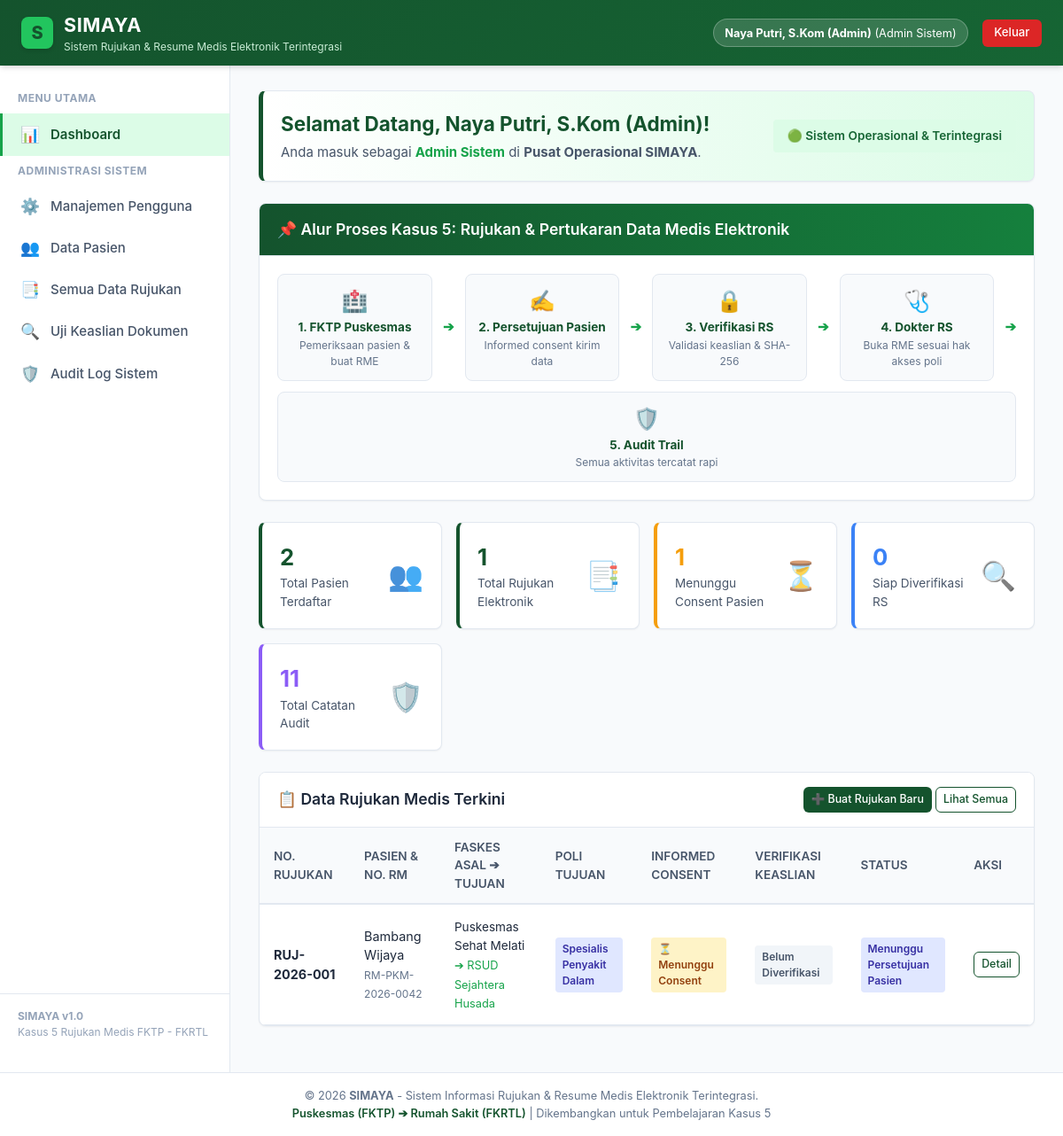
The page /api/dashboard.php (signed in) on the database its author committed.
### tables this page shows
CREATE TABLE rujukan (
        id INTEGER PRIMARY KEY AUTOINCREMENT,
        no_rujukan TEXT UNIQUE NOT NULL,
        pasien_id INTEGER NOT NULL,
        faskes_asal TEXT NOT NULL,
        faskes_tujuan TEXT NOT NULL,
        poli_tujuan TEXT NOT NULL,
        dokter_pengirim_id INTEGER NOT NULL,
        dokter_penerima_id INTEGER NULL,
        tgl_rujukan DATETIME DEFAULT CURRENT_TIMESTAMP,
        alasan_rujukan TEXT NOT NULL,
        
        -- Bagian Resume Medis Elektronik (RME)
        keluhan_utama TEXT NOT NULL,
        riwayat_penyakit TEXT NOT NULL,
        tanda_vital TEXT NOT NULL, -- Tekanan Darah, Nadi, Suhu, RR
        diagnosis_primer TEXT NOT NULL, -- Kode ICD-10 & Nama
        diagnosis_sekunder TEXT DEFAULT '-',
        tindakan_terapi TEXT NOT NULL,
        obat_diberikan TEXT NOT NULL,
        hasil_penunjang TEXT DEFAULT '-',
        
        -- Keamanan, Persetujuan (Consent), & Verifikasi Keaslian
        digital_hash TEXT NOT NULL, -- Hash SHA-256 integritas data RME
        status_consent TEXT DEFAULT 'Menunggu Persetujuan', -- Menunggu Persetujuan, Disetujui, Ditolak
        tgl_consent DATETIME NULL,
        catatan_consent TEXT NULL,
        
        status_verifikasi TEXT DEFAULT 'Belum Diverifikasi', -- Belum Diverifikasi, Asli & Terverifikasi, Tidak Valid
        tgl_verifikasi DATETIME NULL,
        petugas_verifikasi TEXT NULL,
        
        status_rujukan TEXT DEFAULT 'Menunggu Persetujuan Pasien', -- Menunggu Persetujuan Pasien, Terkirim ke RS, Terverifikasi RS, Selesai Diperiksa
        catatan_dokter_rs TEXT NULL,
        
        FOREIGN KEY (pasien_id) REFERENCES pasien(id),
        FOREIGN KEY (dokter_pengirim_id) REFERENCES users(id),
        FOREIGN KEY (dokter_penerima_id) REFERENCES users(id)
    );

CREATE TABLE pasien (
        id INTEGER PRIMARY KEY AUTOINCREMENT,
        user_id INTEGER NULL,
        no_rm TEXT UNIQUE NOT NULL,
        nik TEXT UNIQUE NOT NULL,
        nama_pasien TEXT NOT NULL,
        tgl_lahir DATE NOT NULL,
        jenis_kelamin TEXT NOT NULL, -- L / P
        alamat TEXT NOT NULL,
        no_hp TEXT NOT NULL,
        golongan_darah TEXT DEFAULT '-',
        alergi TEXT DEFAULT 'Tidak Ada',
        created_at DATETIME DEFAULT CURRENT_TIMESTAMP,
        FOREIGN KEY (user_id) REFERENCES users(id)
    );

### api/config/auth.php (called while the page is built, shortened)
<?php
function getRoleName($role)
{
    $roles = [
        'admin' => 'Admin Sistem',
        'petugas_rm' => 'Petugas Rekam Medis (RM)',
        'dokter_pengirim' => 'Dokter Pengirim (FKTP / Puskesmas)',
        'dokter_penerima' => 'Dokter Penerima (FKRTL / RS)',
        'pasien' => 'Pasien Rujukan',
        'security' => 'Petugas Keamanan Sistem (Auditor)'
    ];
    return $roles[$role] ?? ucfirst($role);
}

### api/dashboard.php (the view, shortened to what this page needs)
<?php
$pdo = require_once __DIR__ . '/config/database.php';
require_once __DIR__ . '/config/auth.php';
$total_pasien = $pdo->query("SELECT COUNT(*) FROM pasien")->fetchColumn();
$total_rujukan = $pdo->query("SELECT COUNT(*) FROM rujukan")->fetchColumn();
$rujukan_menunggu_consent = $pdo->query("SELECT COUNT(*) FROM rujukan WHERE status_consent = 'Menunggu Persetujuan'")->fetchColumn();
$rujukan_menunggu_verifikasi = $pdo->query("SELECT COUNT(*) FROM rujukan WHERE status_consent = 'Disetujui' AND status_verifikasi = 'Belum Diverifikasi'")->fetchColumn();
$total_audit = $pdo->query("SELECT COUNT(*) FROM audit_logs")->fetchColumn();
$stmtLatest = $pdo->prepare("
    SELECT r.*, p.nama_pasien, p.no_rm
    FROM rujukan r
    JOIN pasien p ON r.pasien_id = p.id
    ORDER BY r.id DESC
    LIMIT 5
");
$stmtLatest->execute();
$latest_rujukan = $stmtLatest->fetchAll();
include __DIR__ . '/includes/header.php';
?>
<div class="card" style="border-left: 5px solid var(--hijau-tua); background: linear-gradient(to right, #FFFFFF, var(--hijau-pastel));">
    <div class="card-body" style="display: flex; justify-content: space-between; align-items: center; flex-wrap: wrap; gap: 1rem;">
        <div>
            <h2 style="color: var(--hijau-tua); margin-bottom: 0.25rem;">Selamat Datang, <?= htmlspecialchars($user['nama_lengkap']) ?>!</h2>
            <p style="color: var(--abu-text); margin: 0;">
                Anda masuk sebagai <strong style="color: var(--hijau-sedang);"><?= htmlspecialchars(getRoleName($role)) ?></strong>
                di <strong><?= htmlspecialchars($user['faskes_asal']) ?></strong>.
            </p>
        </div>
        <div>
            <span class="badge badge-success" style="padding: 0.5rem 1rem; font-size: 0.85rem;">
                🟢 Sistem Operasional & Terintegrasi
            </span>
        </div>
    </div>
</div>
<div class="card">
    <div class="card-header header-green">
        <h3 class="card-title">📌 Alur Proses Kasus 5: Rujukan & Pertukaran Data Medis Elektronik</h3>
    </div>
    <div class="card-body">
        <div style="display: flex; flex-wrap: wrap; justify-content: space-between; align-items: center; gap: 0.75rem; text-align: center;">
            <div style="flex: 1; min-width: 140px; background: #F8FAFC; border: 1px solid var(--abu-border); padding: 0.75rem; border-radius: 8px;">
                <div style="font-size: 1.5rem;">🏥</div>
                <strong style="font-size: 0.85rem; color: var(--hijau-tua);">1. FKTP Puskesmas</strong>
                <p style="font-size: 0.75rem; color: #64748B; margin: 0;">Pemeriksaan pasien & buat RME</p>
            </div>
            <div style="font-weight: bold; color: var(--hijau-sedang);">➔</div>
            <div style="flex: 1; min-width: 140px; background: #F8FAFC; border: 1px solid var(--abu-border); padding: 0.75rem; border-radius: 8px;">
                <div style="font-size: 1.5rem;">✍️</div>
                <strong style="font-size: 0.85rem; color: var(--hijau-tua);">2. Persetujuan Pasien</strong>
                <p style="font-size: 0.75rem; color: #64748B; margin: 0;">Informed consent kirim data</p>
            </div>
            <div style="font-weight: bold; color: var(--hijau-sedang);">➔</div>
            <div style="flex: 1; min-width: 140px; background: #F8FAFC; border: 1px solid var(--abu-border); padding: 0.75rem; border-radius: 8px;">
                <div style="font-size: 1.5rem;">🔒</div>
                <strong style="font-size: 0.85rem; color: var(--hijau-tua);">3. Verifikasi RS</strong>
                <p style="font-size: 0.75rem; color: #64748B; margin: 0;">Validasi keaslian & SHA-256</p>
            </div>
            <div style="font-weight: bold; color: var(--hijau-sedang);">➔</div>
            <div style="flex: 1; min-width: 140px; background: #F8FAFC; border: 1px solid var(--abu-border); padding: 0.75rem; border-radius: 8px;">
                <div style="font-size: 1.5rem;">🩺</div>
                <strong style="font-size: 0.85rem; color: var(--hijau-tua);">4. Dokter RS</strong>
                <p style="font-size: 0.75rem; color: #64748B; margin: 0;">Buka RME sesuai hak akses poli</p>
            </div>
            <div style="font-weight: bold; color: var(--hijau-sedang);">➔</div>
            <div style="flex: 1; min-width: 140px; background: #F8FAFC; border: 1px solid var(--abu-border); padding: 0.75rem; border-radius: 8px;">
                <div style="font-size: 1.5rem;">🛡️</div>
                <strong style="font-size: 0.85rem; color: var(--hijau-tua);">5. Audit Trail</strong>
                <p style="font-size: 0.75rem; color: #64748B; margin: 0;">Semua aktivitas tercatat rapi</p>
            </div>
        </div>
    </div>
</div>
<div class="stats-grid">
    <div class="stat-card">
        <div class="stat-info">
            <h3><?= $total_pasien ?></h3>
            <p>Total Pasien Terdaftar</p>
        </div>
        <div class="stat-icon">👥</div>
    </div>
    <div class="stat-card">
        <div class="stat-info">
            <h3><?= $total_rujukan ?></h3>
            <p>Total Rujukan Elektronik</p>
        </div>
        <div class="stat-icon">📑</div>
    </div>
    <div class="stat-card" style="border-left-color: var(--kuning);">
        <div class="stat-info">
            <h3 style="color: var(--kuning);"><?= $rujukan_menunggu_consent ?></h3>
            <p>Menunggu Consent Pasien</p>
        </div>
        <div class="stat-icon">⏳</div>
    </div>
    <div class="stat-card" style="border-left-color: var(--biru);">
        <div class="stat-info">
            <h3 style="color: var(--biru);"><?= $rujukan_menunggu_verifikasi ?></h3>
            <p>Siap Diverifikasi RS</p>
        </div>
        <div class="stat-icon">🔍</div>
    </div>
    <div class="stat-card" style="border-left-color: #8B5CF6;">
        <div class="stat-info">
            <h3 style="color: #8B5CF6;"><?= $total_audit ?></h3>
            <p>Total Catatan Audit</p>
        </div>
        <div class="stat-icon">🛡️</div>
    </div>
</div>
<div class="card">
    <div class="card-header">
        <h3 class="card-title">📋 Data Rujukan Medis Terkini</h3>
        <div>
            <?php if ($role === 'dokter_pengirim' || $role === 'petugas_rm' || $role === 'admin'): ?>
                <a href="rujukan_buat.php" class="btn btn-primary btn-sm">➕ Buat Rujukan Baru</a>
            <?php endif; ?>
            <a href="rujukan_daftar.php" class="btn btn-outline btn-sm">Lihat Semua</a>
        </div>
    </div>
    <div class="card-body" style="padding: 0;">
        <div class="table-responsive">
            <table class="simaya-table">
                <thead>
                    <tr>
                        <th>No. Rujukan</th>
                        <th>Pasien & No. RM</th>
                        <th>Faskes Asal ➔ Tujuan</th>
                        <th>Poli Tujuan</th>
                        <th>Informed Consent</th>
                        <th>Verifikasi Keaslian</th>
                        <th>Status</th>
                        <th>Aksi</th>
                    </tr>
                </thead>
                <tbody>
                    <?php if (empty($latest_rujukan)): ?>
                        <tr>
                            <td colspan="8" style="text-align: center; color: #94A3B8; padding: 2rem;">Belum ada data rujukan.</td>
                        </tr>
                    <?php else: ?>
                        <?php foreach ($latest_rujukan as $r): ?>
                            <tr>
                                <td><strong><?= htmlspecialchars($r['no_rujukan']) ?></strong></td>
                                <td>
                                    <?= htmlspecialchars($r['nama_pasien']) ?><br>
                                    <small style="color: #64748B;"><?= htmlspecialchars($r['no_rm']) ?></small>
                                </td>
                                <td>
                                    <span style="font-size: 0.85rem;"><?= htmlspecialchars($r['faskes_asal']) ?></span><br>
                                    <span style="color: var(--hijau-sedang); font-size: 0.8rem;">➔ <?= htmlspecialchars($r['faskes_tujuan']) ?></span>
                                </td>
                                <td><span class="badge badge-info"><?= htmlspecialchars($r['poli_tujuan']) ?></span></td>
                                <td>
                                    <?php if ($r['status_consent'] === 'Disetujui'): ?>
                                        <span class="badge badge-success">✓ Disetujui Pasien</span>
                                    <?php elseif ($r['status_consent'] === 'Ditolak'): ?>
                                        <span class="badge badge-danger">✗ Ditolak Pasien</span>
                                    <?php else: ?>
                                        <span class="badge badge-warning">⏳ Menunggu Consent</span>
                                    <?php endif; ?>
                                </td>
                                <td>
                                    <?php if ($r['status_verifikasi'] === 'Asli & Terverifikasi'): ?>
                                        <span class="badge badge-success">🛡️ Asli & Valid</span>
                                    <?php else: ?>
                                        <span class="badge badge-secondary">Belum Diverifikasi</span>
                                    <?php endif; ?>
                                </td>
                                <td>
                                    <span class="badge badge-info"><?= htmlspecialchars($r['status_rujukan']) ?></span>
                                </td>
                                <td>
                                    <a href="rujukan_detail.php?id=<?= $r['id'] ?>" class="btn btn-outline btn-sm">Detail</a>
                                </td>
                            </tr>
                        <?php endforeach; ?>
                    <?php endif; ?>
                </tbody>
            </table>
        </div>
    </div>
</div>
<?php include __DIR__ . '/includes/footer.php'; ?>

### assets/css/simaya.css (style rules this page uses)
:root { --hijau-tua: #14532D; --hijau-tua-hover: #0f3e22; --hijau-sedang: #16A34A; --hijau-muda: #22C55E; --hijau-pastel: #DCFCE7; --hijau-border: #BBF7D0; --putih: #FFFFFF; --abu-bg: #F8FAFC; --abu-text: #475569; --abu-border: #E2E8F0; --merah: #EF4444; --kuning: #F59E0B; --biru: #3B82F6; --shadow-sm: 0 1px 2px 0 rgb(0 0 0 / 0.05); --shadow-md: 0 4px 6px -1px rgb(0 0 0 / 0.1), 0 2px 4px -2px rgb(0 0 0 / 0.1); --radius: 8px; }
* { box-sizing: border-box; margin: 0; padding: 0; }
body { font-family: -apple-system, BlinkMacSystemFont, "Segoe UI", Roboto, "Helvetica Neue", Arial, sans-serif; background-color: var(--abu-bg); color: #1E293B; line-height: 1.5; font-size: 15px; }
a { color: var(--hijau-tua); text-decoration: none; }
.card { background: var(--putih); border-radius: var(--radius); border: 1px solid var(--abu-border); box-shadow: var(--shadow-sm); margin-bottom: 1.5rem; overflow: hidden; }
.card-header { background: var(--putih); border-bottom: 1px solid var(--abu-border); padding: 1rem 1.25rem; display: flex; justify-content: space-between; align-items: center; }
.card-header.header-green { background: linear-gradient(to right, var(--hijau-tua), #15803D); color: var(--putih); }
.card-title { font-size: 1.1rem; font-weight: 600; margin: 0; }
.card-body { padding: 1.25rem; }
.btn { display: inline-flex; align-items: center; gap: 0.5rem; padding: 0.5rem 1rem; font-size: 0.875rem; font-weight: 500; border-radius: 6px; border: 1px solid transparent; cursor: pointer; transition: all 0.2s ease; text-decoration: none; }
.btn-primary { background-color: var(--hijau-tua); color: var(--putih); }
.btn-outline { border-color: var(--hijau-tua); color: var(--hijau-tua); background: transparent; }
.btn-sm { padding: 0.25rem 0.5rem; font-size: 0.775rem; }
.badge { display: inline-block; padding: 0.25rem 0.5rem; font-size: 0.75rem; font-weight: 600; border-radius: 4px; }
.badge-success { background: #DCFCE7; color: #166534; }
.badge-warning { background: #FEF3C7; color: #92400E; }
.badge-info { background: #E0E7FF; color: #3730A3; }
.badge-secondary { background: #F1F5F9; color: #475569; }
.table-responsive { width: 100%; overflow-x: auto; }
.simaya-table { width: 100%; border-collapse: collapse; text-align: left; }
.simaya-table th { background-color: #F8FAFC; color: #475569; font-weight: 600; padding: 0.75rem 1rem; border-bottom: 2px solid var(--abu-border); font-size: 0.85rem; text-transform: uppercase; }
.simaya-table td { padding: 0.85rem 1rem; border-bottom: 1px solid var(--abu-border); font-size: 0.9rem; vertical-align: middle; }
.stats-grid { display: grid; grid-template-columns: repeat(auto-fit, minmax(200px, 1fr)); gap: 1rem; margin-bottom: 1.5rem; }
.stat-card { background: var(--putih); padding: 1.25rem; border-radius: var(--radius); border: 1px solid var(--abu-border); display: flex; align-items: center; justify-content: space-between; box-shadow: var(--shadow-sm); border-left: 4px solid var(--hijau-tua); }
.stat-info h3 { font-size: 1.6rem; font-weight: 700; color: var(--hijau-tua); }
.stat-info p { color: var(--abu-text); font-size: 0.85rem; }
.stat-icon { font-size: 2rem; opacity: 0.8; }

### rows shown on the page
rujukan: no_rujukan "RUJ-2026-001", pasien.nama_pasien "Bambang Wijaya", pasien.no_rm "RM-PKM-2026-0042", faskes_asal "Puskesmas Sehat Melati", faskes_tujuan "RSUD Sejahtera Husada", poli_tujuan "Spesialis Penyakit Dalam", shows "⏳ Menunggu Consent", shows "Belum Diverifikasi", status_rujukan "Menunggu Persetujuan Pasien"

### other values the page prints
$user['nama_lengkap'] "Naya Putri, S.Kom (Admin)"
getRoleName($user['role']) "Admin Sistem"
getRoleName($role) "Admin Sistem"
$user['faskes_asal'] "Pusat Operasional SIMAYA"
$total_pasien "2"
$total_rujukan "1"
$rujukan_menunggu_consent "1"
$rujukan_menunggu_verifikasi "0"
$total_audit "11"
